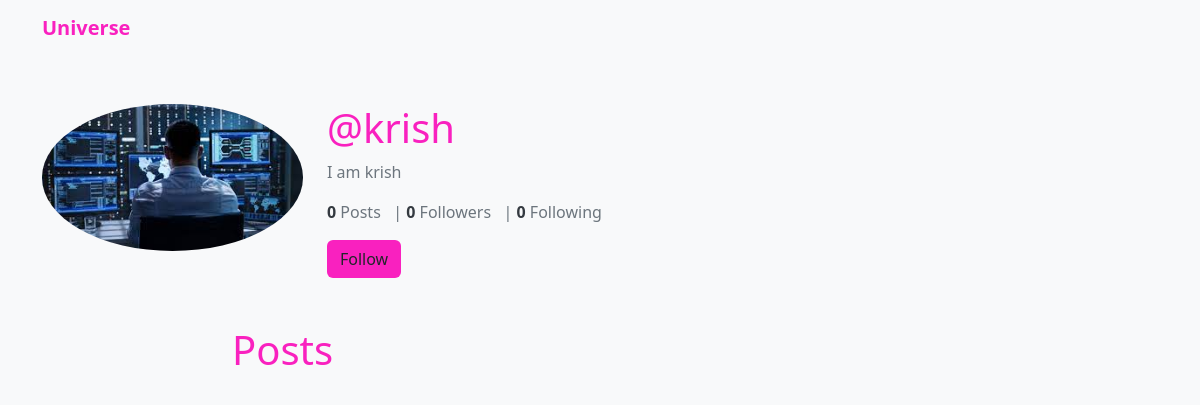
Screenshot of /profile/krish with the database file from the repository.
### core/models.py (models this page shows, shortened)
class Profile(models.Model):
    user = models.ForeignKey(User, on_delete= models.CASCADE)
    id_user = models.IntegerField()
    bio = models.TextField(blank=True)
    profileimg = models.ImageField(upload_to='profile_images', default='blank-user-profile.svg') # here the the images will upload (user logo) in the media folder
    location = models.CharField(max_length=100, blank=True)

### core/views.py (the view)
# urls.py: path('profile/<str:pk>', views.profile, name='profile'), # here pk means a name and its data type is string
def profile(request, pk):
    user_object = User.objects.get(username = pk)
    user_profile = Profile.objects.get(user=user_object)
    user_posts = Post.objects.filter(user=pk)
    user_post_length = len(user_posts)
    follower = request.user.username
    user = pk
    if FollowersCount.objects.filter(follower=follower, user=user).first():
        button_text = 'unfollow'
    else:
        button_text = 'Follow'
    user_followers = len(FollowersCount.objects.filter(user = pk))
    user_following = len(FollowersCount.objects.filter(follower = pk))
    context = {
        'user_object': user_object,
        'user_profile': user_profile,
        'user_posts': user_posts,
        'user_post_length': user_post_length,
        'button_text': button_text,
        'user_followers': user_followers,
        'user_following': user_following,
    }
    return render(request, 'profile.html', context)

### templates/profile.html (shortened to what this page needs)
<!DOCTYPE html>
<html lang="en">
<head>
    {% load bootstrap5 %}
    {% bootstrap_css %}
</head>
<body>
	<nav class="navbar navbar-expand-lg navbar-light bg-light">
		<div class="container">
			<a class="navbar-brand" href="/"><strong  class="nav">Universe</strong></a>
		</div>
	</nav>
	<div class="container mt-5">
		<section>
			<div class="row">
				<div class="col-md-3">
					<div class="user-avatar text-center">
						<a href="{{ user_profile.profileimg.url }}"><img src="{{ user_profile.profileimg.url }}" class="img-fluid rounded-circle" alt="User Profile"></a>
					</div>
				</div>
				<div class="col-md-9">
					<div class="user-info">
						<h1 class="display-4 user">@{{ user_profile.user.username }}</h1>
						<p class="lead">{{ user_profile.bio }}</p>
						<p>
							<strong>{{ user_post_length }}</strong> Posts &nbsp; |
							<strong>{{ user_followers }}</strong> {% if user_followers == 1 %}Follower{% else %}Followers{% endif %} &nbsp; |
							<strong>{{ user_following }}</strong> Following
						</p>
						<form action="/follow" method="POST">
							{% if user_object.username != user.username %}
								<button type="submit" class="btn">{{ button_text }}</button>
							{% endif %}
						</form>
					</div>
				</div>
			</div>
		</section>
		<section>
			<div class="row mt-4">
				<div class="col-md-8 offset-md-2">
					<div class="mb-4 mt-4" >
						<h1 style="color: rgb(249, 33, 191);">Posts</h1>
					</div>
				</div>
			</div>
		</section>
	</div>
</body>
</html>

### templates/profile.html (style rules this page uses)
body { background-color: #f8f9fa; }
.nav { color: rgb(249, 33, 191); }
.user-avatar img { border-radius: 50%; }
.user-info h1 { font-size: 2.5rem; }
.lead { font-size: 1.25rem; color: #6c757d; }
.user-info p { font-size: 1rem; color: #6c757d; }
.user-info strong { color: #343a40; }
.user { color: rgb(249, 33, 191); }
.btn { background-color: rgb(249, 33, 191); }

### rows the page displays
Profile: profileimg (picture), user.username "krish", bio "I am krish"

### other values shown
{{ user_post_length }} "0"
{{ user_followers }} "0"
{{ user_following }} "0"
{{ button_text }} "Follow"
